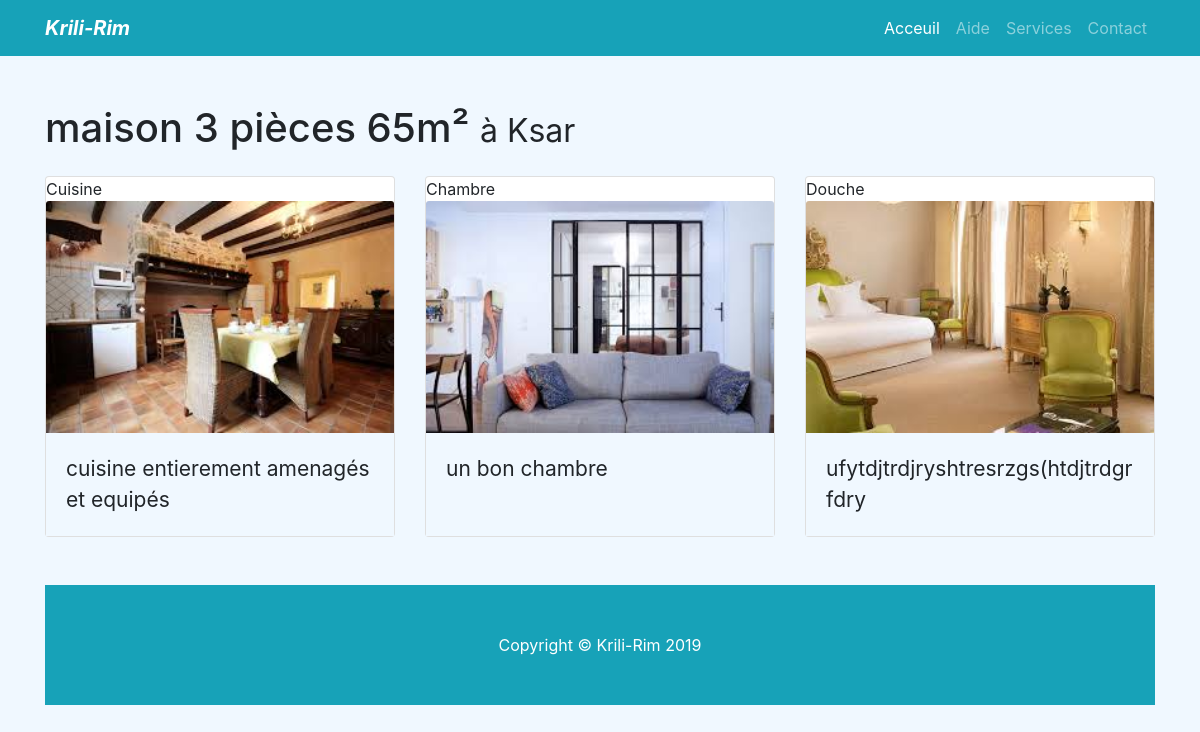
Page /acceuil/3/ on the committed database.
### monappartement/models.py (models this page shows, shortened)
@python_2_unicode_compatible
class produit(models.Model):
    image=models.ImageField(upload_to="photo/")
    titre=models.CharField(max_length=30)
    prix=models.IntegerField()
    telephone=models.IntegerField(default=0)
    imgcuisine=models.ImageField(upload_to="photo/",default='DEFAULT')
    infocuisine=models.TextField(null=True)
    imgchambre=models.ImageField(upload_to="photo/",default='DEFAULT')
    infochambre=models.TextField(null=True)
    imgdouche=models.ImageField(upload_to="photo/",default='DEFAULT')
    infodouche=models.TextField(null=True)
    categ=models.ForeignKey('Categorie', on_delete=models.PROTECT)

class Categorie(models.Model):
	nom=models.CharField(max_length=70)
	def __str__(self):
	      return  "{0}".format(self.nom)

### monappartement/views.py (the view)
# urls.py: re_path(r'^acceuil/(?P<id>\d+)/$',views.voir_details,name="views.voirdetails"),
def voir_details(request,id):
    try:
        produits=produit.objects.get(id=id)
    except DoesNotExist:
        raise Http404
    return render(request,"monappartement/details.html",{'produits': produits})

### monappartement/templates/monappartement/details.html (shortened to what this page needs)
<!DOCTYPE html>
<html lang="en">
<head>
  {% load static %}
  <link href="{% static 'vendor/bootstrap/css/bootstrap.min.css' %}" rel="stylesheet">
  <link href="{% static 'css/shop-homepage.css' %}" rel="stylesheet">
</head>
<body>
  <nav class="navbar navbar-expand-lg navbar-dark bg-info   fixed-top">
    <div class="container">
       <a class="navbar-brand" href="#" style="font-style:italic;"><strong>Krili-Rim</strong></a>
      <div class="collapse navbar-collapse" id="navbarResponsive">
        <ul class="navbar-nav ml-auto">
          <li class="nav-item active">
            <a class="nav-link" href="#">Acceuil
            </a>
          </li>
          <li class="nav-item">
            <a class="nav-link" href="#">Aide</a>
          </li>
          <li class="nav-item">
            <a class="nav-link" href="#">Services</a>
          </li>
          <li class="nav-item">
            <a class="nav-link" href="#">Contact</a>
          </li>
        </ul>
      </div>
    </div>
  </nav><br/>
<div class="container">
  <h1 class="my-4">{{produits.titre}}
    <small>à {{produits.categ}}</small>
  </h1>
   <div class="row" >
          <div class="col-lg-4 col-md-6 mb-4">
            <div class="card h-100">
               <div class="header"> Cuisine </div>
                 <a href="#"><img class="card-img-top" src="{{produits.imgcuisine.url}}" alt=""></a>
              <div class="card-body"style="background-color:#F0F8FF;">
                <p class="card-text"style="font-size:21px;" >
                    {{produits.infocuisine}}
                </p>
              </div>
            </div>
          </div>
           <div class="col-lg-4 col-md-6 mb-4">
            <div class="card h-100">
               <div class="header"> Chambre </div>
               <a href="#"><img class="card-img-top" src="{{produits.imgchambre.url}}" alt=""></a>
              <div class="card-body"style="background-color:#F0F8FF;">
                <p class="card-text"style="font-size:21px;" >
                    {{produits.infochambre}}
                </p>
              </div>
            </div>
          </div>
            <div class="col-lg-4 col-md-6 mb-4">
            <div class="card h-100">
              <div class="header"> Douche </div>
             <a href="#"><img class="card-img-top" src="{{produits.imgdouche.url}}" alt=""></a>
              <div class="card-body"style="background-color:#F0F8FF;">
                <p class="card-text"style="font-size:21px;" >
                      {{produits.infodouche}}
                </p>
              </div>
            </div>
          </div>
</div>
 <br>
  <footer class="py-5 bg-info">
    <div class="container">
      <p class="m-0 text-center text-white">Copyright &copy; Krili-Rim 2019</p>
    </div>
  </footer>
  {% load static %}
</body>
</html>

### static/css/shop-homepage.css (style rules this page uses)
body { padding-top: 56px; }

### monappartement/templates/monappartement/details.html (style rules this page uses)
body { background-color:#F0F8FF; }

### rows in the picture
produit: titre "maison 3 pièces 65m²", categ "Ksar", imgcuisine (picture), infocuisine "cuisine entierement amenagés et equipés", imgchambre (picture), infochambre "un bon chambre", imgdouche (picture), infodouche "ufytdjtrdjryshtresrzgs(htdjtrdgrfdry"
